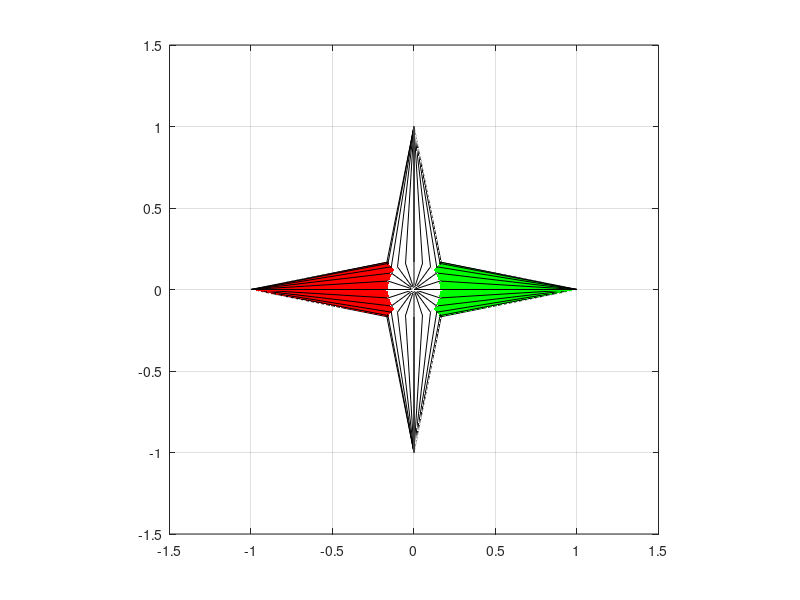

The MATLAB script that drew this image: (Note: this script raises an error after producing the figure.)
close all; clc; close all;

ax = axes('XLim', [-1.5 1.5], 'YLim', [-1.5 1.5], 'ZLim', [-1.5 1.5]);
axis(ax, 'equal')
view(3)
grid on; box on;

t = hgtransform('Parent', ax);
[x,y,z] = cylinder([.2 0]);
h(1) = surface( x,  y,  z, 'FaceColor', 'white');
h(2) = surface( x,  y, -z, 'FaceColor', 'white');
h(3) = surface( z,  x,  y, 'FaceColor', 'green');
h(4) = surface(-z,  x,  y, 'FaceColor', 'red');
h(5) = surface( y,  z,  x, 'FaceColor', 'white');
h(6) = surface( y, -z,  x, 'FaceColor', 'white');
set(h, 'Parent', t)
tic;
for r = 1:.1:2*pi
    % Z-axis rotation matrix
    Rz = makehgtform('zrotate', r);
    % Scaling matrix
    Sxy = makehgtform('scale', r/4);
    % Concatenate the transforms and
    % set the transform Matrix property
    set(t, 'Matrix',Rz*Sxy)
    drawnow limitrate;
    % Control the animation speed
    if dt * 10 * r - toc > 0
        pause(max(0, 10 * dt * r - toc))
    end
end